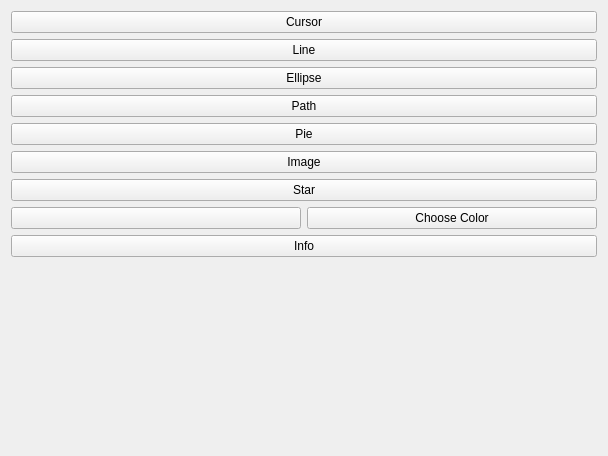
<?xml version="1.0" encoding="UTF-8"?>
<ui version="4.0">
 <class>Widget</class>
 <widget class="QWidget" name="Widget">
  <property name="geometry">
   <rect>
    <x>0</x>
    <y>0</y>
    <width>608</width>
    <height>456</height>
   </rect>
  </property>
  <property name="windowTitle">
   <string>Widget</string>
  </property>
  <layout class="QHBoxLayout" name="horizontalLayout_2">
   <item>
    <layout class="QVBoxLayout" name="verticalLayout"/>
   </item>
   <item>
    <layout class="QVBoxLayout" name="verticalLayout_2">
     <item>
      <widget class="QPushButton" name="cursorButton">
       <property name="text">
        <string>Cursor</string>
       </property>
      </widget>
     </item>
     <item>
      <widget class="QPushButton" name="lineButton">
       <property name="text">
        <string>Line</string>
       </property>
      </widget>
     </item>
     <item>
      <widget class="QPushButton" name="ellipseButton">
       <property name="text">
        <string>Ellipse</string>
       </property>
      </widget>
     </item>
     <item>
      <widget class="QPushButton" name="pathButton">
       <property name="text">
        <string>Path</string>
       </property>
      </widget>
     </item>
     <item>
      <widget class="QPushButton" name="pieButton">
       <property name="text">
        <string>Pie</string>
       </property>
      </widget>
     </item>
     <item>
      <widget class="QPushButton" name="imageButton">
       <property name="text">
        <string>Image</string>
       </property>
      </widget>
     </item>
     <item>
      <widget class="QPushButton" name="starButton">
       <property name="text">
        <string>Star</string>
       </property>
      </widget>
     </item>
     <item>
      <layout class="QHBoxLayout" name="horizontalLayout">
       <item>
        <widget class="QPushButton" name="colorButton">
         <property name="text">
          <string/>
         </property>
        </widget>
       </item>
       <item>
        <widget class="QPushButton" name="chooseColorButton">
         <property name="text">
          <string>Choose Color</string>
         </property>
        </widget>
       </item>
      </layout>
     </item>
     <item>
      <widget class="QPushButton" name="infoButton">
       <property name="text">
        <string>Info</string>
       </property>
      </widget>
     </item>
     <item>
      <spacer name="verticalSpacer">
       <property name="orientation">
        <enum>Qt::Vertical</enum>
       </property>
       <property name="sizeHint" stdset="0">
        <size>
         <width>20</width>
         <height>40</height>
        </size>
       </property>
      </spacer>
     </item>
    </layout>
   </item>
  </layout>
 </widget>
 <layoutdefault spacing="6" margin="11"/>
 <resources/>
 <connections/>
</ui>
